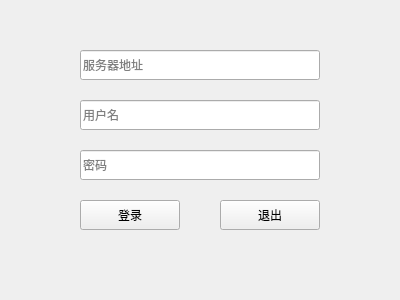
<?xml version="1.0" encoding="UTF-8"?>
<ui version="4.0">
 <class>Form</class>
 <widget class="QWidget" name="Form">
  <property name="geometry">
   <rect>
    <x>0</x>
    <y>0</y>
    <width>400</width>
    <height>300</height>
   </rect>
  </property>
  <property name="sizePolicy">
   <sizepolicy hsizetype="Fixed" vsizetype="Fixed">
    <horstretch>0</horstretch>
    <verstretch>0</verstretch>
   </sizepolicy>
  </property>
  <property name="minimumSize">
   <size>
    <width>400</width>
    <height>300</height>
   </size>
  </property>
  <property name="maximumSize">
   <size>
    <width>400</width>
    <height>300</height>
   </size>
  </property>
  <property name="windowTitle">
   <string>NekoERP - 登录</string>
  </property>
  <widget class="QLineEdit" name="serverAddress">
   <property name="geometry">
    <rect>
     <x>80</x>
     <y>50</y>
     <width>240</width>
     <height>30</height>
    </rect>
   </property>
   <property name="placeholderText">
    <string>服务器地址</string>
   </property>
  </widget>
  <widget class="QLineEdit" name="username">
   <property name="geometry">
    <rect>
     <x>80</x>
     <y>100</y>
     <width>240</width>
     <height>30</height>
    </rect>
   </property>
   <property name="placeholderText">
    <string>用户名</string>
   </property>
  </widget>
  <widget class="QLineEdit" name="password">
   <property name="geometry">
    <rect>
     <x>80</x>
     <y>150</y>
     <width>240</width>
     <height>30</height>
    </rect>
   </property>
   <property name="echoMode">
    <enum>QLineEdit::Password</enum>
   </property>
   <property name="placeholderText">
    <string>密码</string>
   </property>
  </widget>
  <widget class="QPushButton" name="loginButton">
   <property name="geometry">
    <rect>
     <x>80</x>
     <y>200</y>
     <width>100</width>
     <height>30</height>
    </rect>
   </property>
   <property name="text">
    <string>登录</string>
   </property>
  </widget>
  <widget class="QPushButton" name="exitButton">
   <property name="geometry">
    <rect>
     <x>220</x>
     <y>200</y>
     <width>100</width>
     <height>30</height>
    </rect>
   </property>
   <property name="text">
    <string>退出</string>
   </property>
  </widget>
 </widget>
 <resources/>
 <connections/>
</ui>
